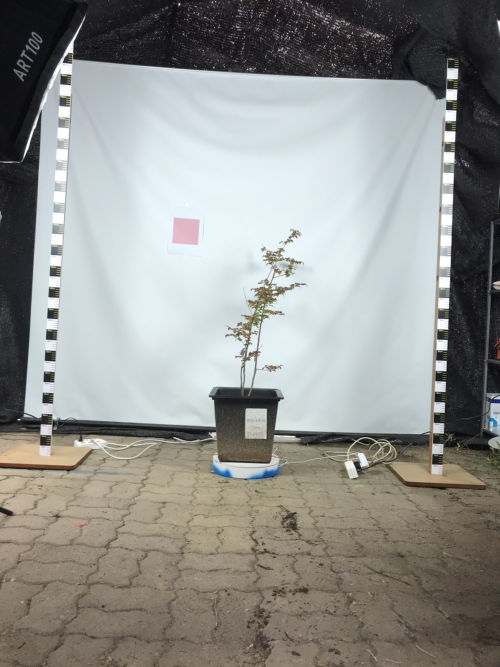
#> input picture treemask.jpg, 1000 x 1334 px (shown at 1/2 size)
$ python -i end_to_end.py   (imports and definitions only)
#> lines starting #> are read from the running program, lines starting #| are printed output that depends on the picture; after the words box and inside, x2 and y2 are one past the last pixel; in counts of white or black regions, pixels touching at a corner belong together
#> further down, picture is the input picture: shape (1334, 1000, 3); mean B, G, R 141.5, 145, 144
import cv2
import numpy as np


from plantcv import plantcv as pcv
###########################
#       click region      #
###########################

# just click object region like rectangle


Point_x=[]
Point_y=[]
isDragging = False
count=0
# 화면 출력
colors = []
selected_roi=[]
Cursor_xmin,Cursor_xmax,Cursor_ymin,Cursor_ymax=0,0,0,0
rows,cols=0,0


# [50 lines left out: functions onMouse, Start_A, not called in this run]

def skeleton(img): ## findnode 함수에 넣기 위해 이미지를 스켈레톤화 함
    img=cv2.cvtColor(img,cv2.COLOR_BGR2GRAY)
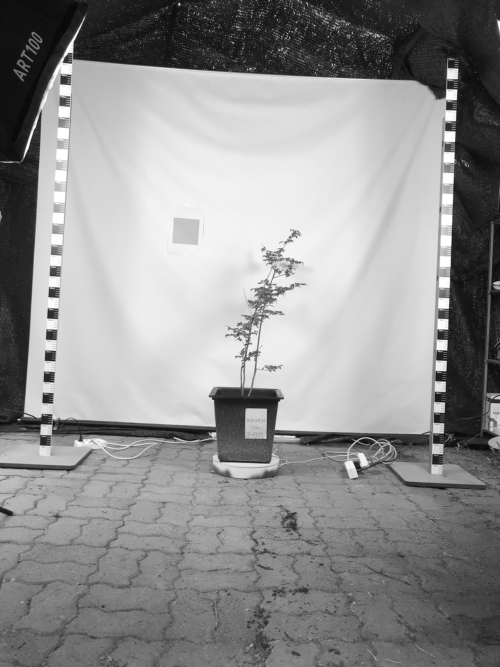
#> img: shape (1334, 1000) (shown at 1/2 size); min 3, max 255, mean 144.3
    size = np.size(img)
#> size = 1334000
    skel = np.zeros(img.shape,np.uint8)

    _,img = cv2.threshold(img,127,255,0)
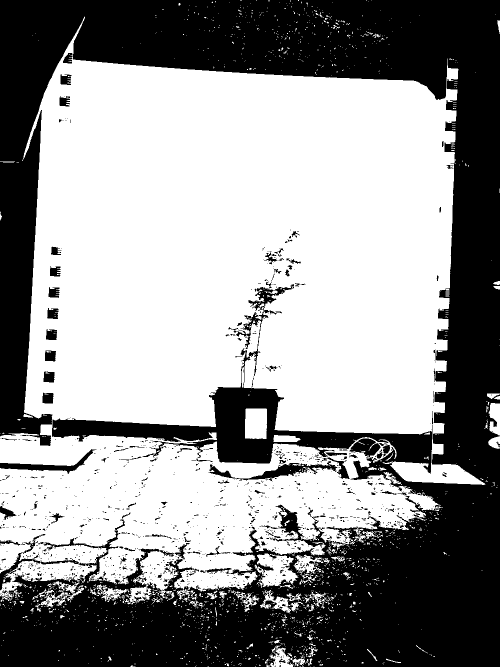
#> img: shape (1334, 1000) (shown at 1/2 size); 58.2% white; 1218 black regions (1074 under 20 px), largest, box (x1, y1, x2, y2) and area: (0, 0, 1000, 1334) 535904, (417, 922, 674, 963) 2715, (0, 898, 193, 948) 2059
    element = cv2.getStructuringElement(cv2.MORPH_ELLIPSE,(3,3))
    done = False

    img =cv2.bitwise_not(img)


    while( not done):
        eroded = cv2.erode(img,element)  ## 스켈레톤화 과정  침식 팽창연산을 순서대로 진행하여 잡음을 전부 지우고
        temp = cv2.dilate(eroded,element)  ## 원본 이미지에서 잡음을 지운 이미지를 뺌
        temp = cv2.subtract(img,temp)   ## 그렇게 하면 남아있는 것들은 모두 0이 되고 잡음들만 원래의 값을 가지고 있음 (temp 변수에)
        skel = cv2.bitwise_or(skel,temp) ## temp 변수와 0으로 채워진 이미지와 비트연산으로 skel에 계속 누적함 >> skel 이미지에 잡음들이 모여 skeletonize
        img = eroded.copy()

        zeros = size - cv2.countNonZero(img)
        if zeros==size:
            done = True
#> this loop made 168 passes
#> zeros on passes 1 to 3: 822616, 857117, 885647
#> pass 1, in skeleton, `eroded = cv2.erode(img,element)`:
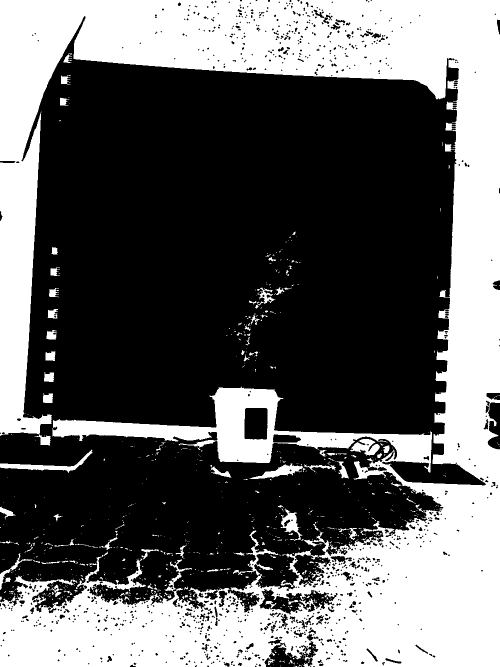
#> eroded: shape (1334, 1000) (shown at 1/2 size); 38.3% white; 745 white regions (647 under 20 px), largest, box (x1, y1, x2, y2) and area: (0, 0, 1000, 1334) 494699, (0, 899, 185, 946) 1651, (499, 927, 611, 958) 1225
#> pass 1, in skeleton, `temp = cv2.dilate(eroded,element)`:
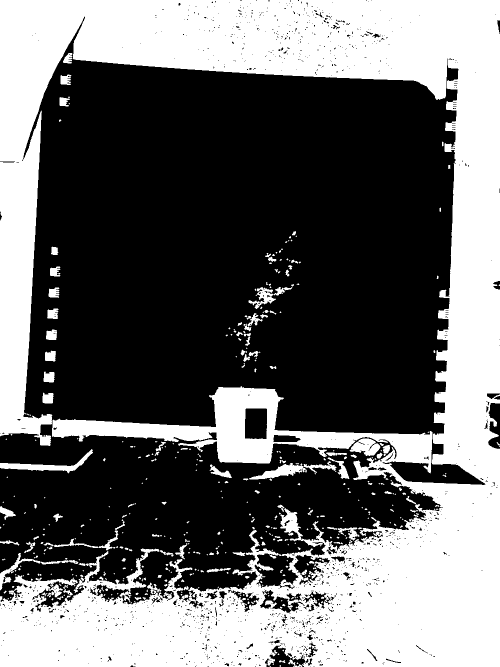
#> temp: shape (1334, 1000) (shown at 1/2 size); 40.9% white; 425 white regions (278 under 20 px), largest, box (x1, y1, x2, y2) and area: (0, 0, 1000, 1334) 523098, (0, 898, 186, 947) 2034, (498, 922, 673, 959) 2023
#> pass 1, in skeleton, `temp = cv2.subtract(img,temp)`:
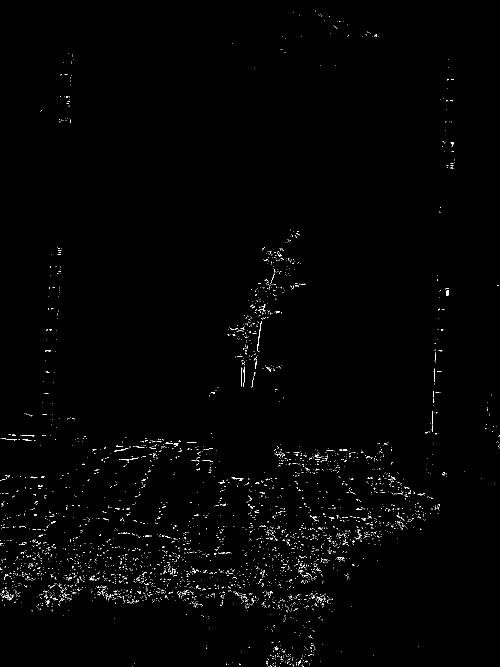
#> temp: shape (1334, 1000) (shown at 1/2 size); 0.84% white in thin lines or dots
#> pass 2, in skeleton, `eroded = cv2.erode(img,element)`:
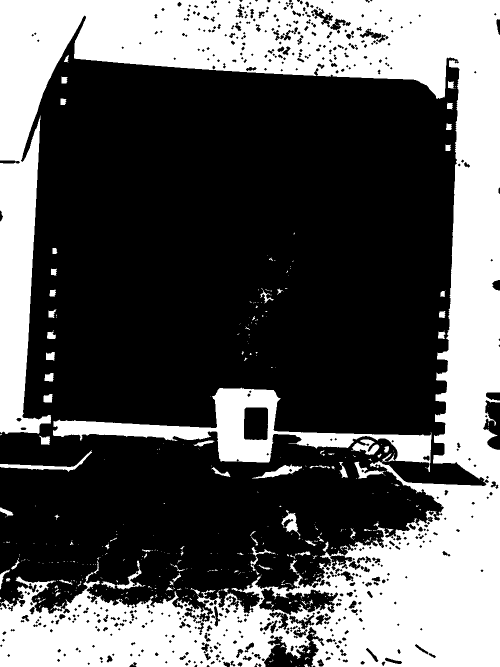
#> eroded: shape (1334, 1000) (shown at 1/2 size); 35.7% white; 409 white regions (325 under 20 px), largest, box (x1, y1, x2, y2) and area: (0, 0, 1000, 1334) 433898, (106, 775, 863, 944) 29522, (0, 900, 184, 944) 1270
#> after the loop: eroded: shape (1334, 1000); every value is 0
#> after the loop:
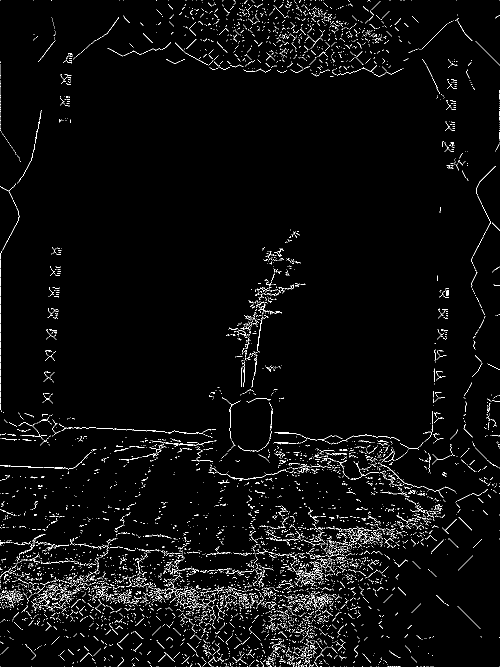
#> skel: shape (1334, 1000) (shown at 1/2 size); 2.9% white in thin lines or dots

    return skel

## 스켈레톤화 한 이미지로 노드를 찍은 이미지 출력##
## 현재 노드를 찍은 이미지에서 노드의 좌표를 읽어 올 방법 고안중##  ## 2021 05. 해결
# [83 lines left out: functions findnode, find, sobel, tracking, not called in this run]


mask_real_height=20  ## 실제 마스크 높이
mask_real_width=20  ## 실제 마스크 너비
# [31 lines left out: functions checkhow, findtips, not called in this run]

# [26 lines not run here, left out]

>>> import cv2
>>> picture = cv2.imread('treemask.jpg')
>>> result = skeleton(picture)
